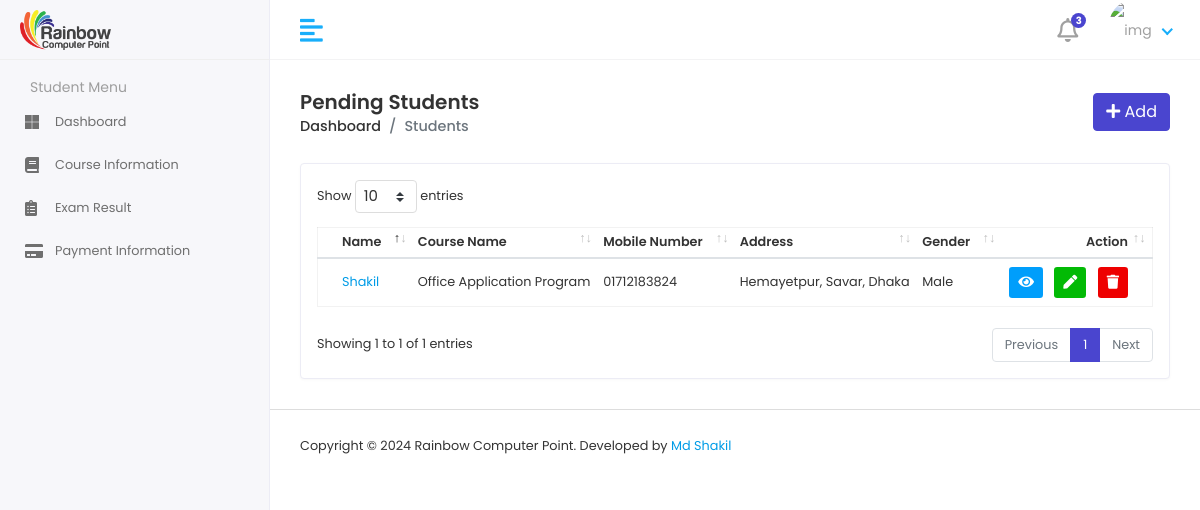
The page /pendingStudentList/ (signed in) on the database as committed earlier.
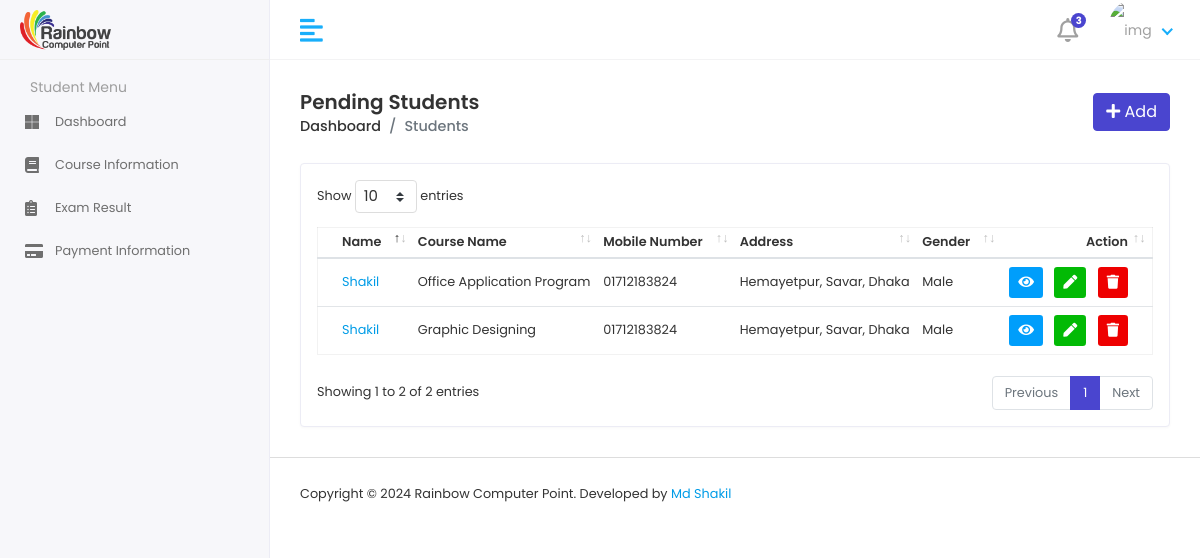
The same page on the database as committed later.
### RainbowApp/models.py (models this page shows)
class AdmissionFormModel(models.Model):
    CourseName = models.ForeignKey(CourseInfoModel,on_delete=models.SET_NULL,null=True)
    StudentName = models.CharField(max_length=100, null=True)
    FatherName = models.CharField(max_length=100, null=True)
    MotherName = models.CharField(max_length=100, null=True)
    DOB = models.DateField()
    GENDER = [
        ('Male','Male'),
        ('Female','Female'),
    ]
    Gender = models.CharField(choices=GENDER,max_length=100, null=True)
    email = models.EmailField(max_length=100, null=True)
    Mobile = models.CharField(max_length=100, null=True)
    Address = models.CharField(max_length=100, null=True)
    StudentPhoto = models.ImageField(upload_to='studentphoto', null=True)

class CourseInfoModel(models.Model):
    CourseName = models.CharField(max_length=100, null=True)
    CourseDuration = models.CharField(max_length=100, null=True)
    WeeklyClass = models.CharField(max_length=100, null=True)
    ClassDurationHour = models.CharField(max_length=100, null=True)
    ClassDurationMinute = models.CharField(max_length=100, null=True)
    CourseFee = models.CharField(max_length=100, null=True)
    AboutCourse = models.TextField(null=True)
    CourseTopics = models.TextField(null=True)
    CourseImage = models.ImageField(upload_to='courseImg',null=True)
    def __str__(self):
        return self.CourseName

### RainbowProject/studentviews.py (the view)
# urls.py: path('pendingStudentList/',pendingStudentList, name='pendingStudentList'),
@login_required
def pendingStudentList(request):
    pendingstudentdata = AdmissionFormModel.objects.all()
    context = {
        'pendingstudentdata':pendingstudentdata,
    }
    return render(request,'students/pendingstudentlist.html',context)

### template/students/pendingstudentlist.html
{% extends 'adminmaster/adminmaster.html' %}
{% block admincontent %}
{% load static %}
<div class="content container-fluid">
    <div class="page-header">
       <div class="row align-items-center">
          <div class="col">
             <h3 class="page-title">Pending Students</h3>
             <ul class="breadcrumb">
                <li class="breadcrumb-item"><a href="{% url 'adminDashboard' %}">Dashboard</a></li>
                <li class="breadcrumb-item active">Students</li>
             </ul>
          </div>
          <div class="col-auto text-right float-right ml-auto">
             <a href="{% url 'addStudentPage' %}" class="btn btn-primary"><i class="fas fa-plus"></i> Add</a>
          </div>
       </div>
    </div>
    <div class="row">
       <div class="col-sm-12">
          <div class="card card-table">
             <div class="card-body">
                <div class="table-responsive">
                    {% include 'commons/message.html' %}
                   <table class="table table-hover table-center mb-0 datatable">
                      <thead>
                         <tr>
                            <th>Name</th>
                            <th>Course Name</th>
                            <th>Mobile Number</th>
                            <th>Address</th>
                            <th>Gender</th>
                            <th class="text-right">Action</th>
                         </tr>
                      </thead>
                      <tbody>
                        {% for i in pendingstudentdata %}
                        <tr>
                           <td>
                                 <a href="">{{i.StudentName}}</a>
                           </td>
                           <td>{{i.CourseName}}</td>
                           <td>{{i.Mobile}}</td>
                           <td>{{i.Address}}</td>
                           <td>{{i.Gender}}</td>
                           <td class="text-right">
                              <div class="actions">
                                 <a href="" class="btn btn-sm bg-info-light mr-2">
                                 <i class="fas fa-eye"></i>
                                 </a>
                                 <a href="{% url 'editPendingStudent' i.id %}" class="btn btn-sm bg-success-light mr-2">
                                 <i class="fas fa-pen"></i>
                                 </a>
                                 <a href="{% url 'deletePendingStudent' i.id %}" class="btn btn-sm bg-danger-light">
                                 <i class="fas fa-trash"></i>
                                 </a>
                              </div>
                           </td>
                        </tr>
                        {% endfor %}
                      </tbody>
                   </table>
                </div>
             </div>
          </div>
       </div>
    </div>
 </div>
{% endblock admincontent %}

Rows that differ between the two databases and show on the page:
added AdmissionFormModel: StudentName "Shakil", CourseName "Graphic Designing", Mobile "01712183824", Address "Hemayetpur, Savar, Dhaka", Gender "Male"
Other text that changed with them:
text written by a page script: "Show entries Showing 1 to 1 of 1 entries Previous 1 Next" → "Show entries Showing 1 to 2 of 2 entries Previous 1 Next"
